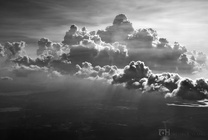
#> input picture images/clouds.jpg, 208 x 140 px, shrunk from 800 x 536 before the run, found by its file name
$ jupyter execute fast_ps.ipynb   (shell and % lines are left out)
#> lines starting #> are read from the running program, lines starting #| are printed output that depends on the picture; pictures that were not available may be replaced by others from this repository, and a replacement may not be noted
[cell 1]
# organizing imports
import cv2
import numpy as np
from PIL import Image
import time
import matplotlib.pyplot as plt

[cell 2]
# path to input image specified and
# image is loaded with imread command
image = cv2.imread('../clouds.jpg')
#> image is the input picture: shape (140, 208, 3); min 8, max 255, mean 104.7

_ = plt.imshow(Image.fromarray(image))

[cell 3]
fast = cv2.FastFeatureDetector_create()
kp = fast.detect(image,None)
#> kp = 550 keypoints; strongest (x, y, size): (144, 67, 7), (134, 66, 7), (194, 85, 7), (146, 80, 7)
out_image = image.copy()
cv2.drawKeypoints(image, kp, out_image, color=(255,0,0))
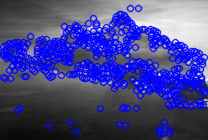
#> out_image: shape (140, 208, 3); mean B, G, R 139.1, 69.6, 69.6
_ = plt.imshow(Image.fromarray(out_image))

[cell 4]
images = [ "../clouds.jpg", "../xilinx.JPG", "../dark.jpg", "../input.jpg", "../mountain.jpeg", "../pencils.jpg", "../train.jpg", "../trees.jpg", "../marble.jpg", "../newyork.jpg"]
sizes = []
times = []
for string in images:
    image = cv2.imread(string)
    width = image.shape[1]
#> width = 208
    height = image.shape[0]
#> height = 140


    timea = time.time()
    kp = fast.detect(image,None)
    times.append((time.time() - timea))


    sizes.append(width*height)

print(times)
print(sizes)

[cell 5]
pl_times = [0.01358938217163086, 0.0020782947540283203, 0.0024194717407226562, 0.06148934364318848,
            0.0056056976318359375, 0.0024042129516601562, 0.0432279109954834, 0.14805030822753906,
            0.005493640899658203, 0.2416231632232666]
#> pl_times = [0.0136, 0.00208, 0.00242, 0.0615, 0.00561, 0.0024, 0.0432, 0.148, 0.00549, 0.242]
plt.scatter(sizes, times, color="red", label="Software")
plt.scatter(sizes, pl_times, color="green", label="Hardware")
plt.legend()
plt.ylabel("time")
plt.xlabel("pixels")
plt.show()
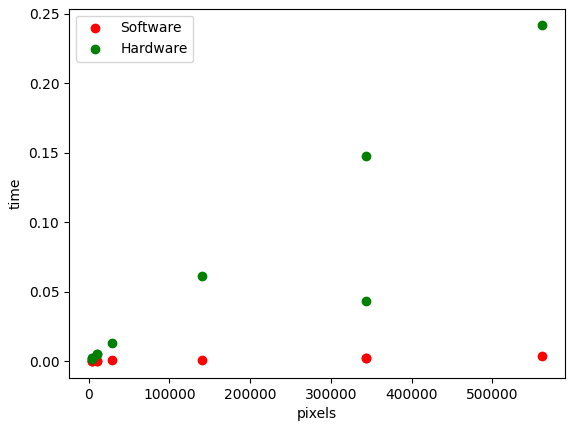
#> figure drawn by matplotlib, 1 panel
speed_up = [times[i]/pl_times[i] for i in range(len(times))]
plt.scatter(sizes, speed_up)
plt.ylabel("Hardware/Software Time")
plt.xlabel("pixels")
plt.show()
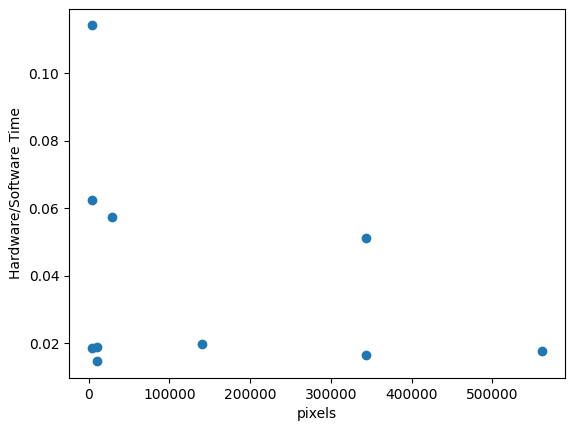
#> figure drawn by matplotlib, 1 panel
